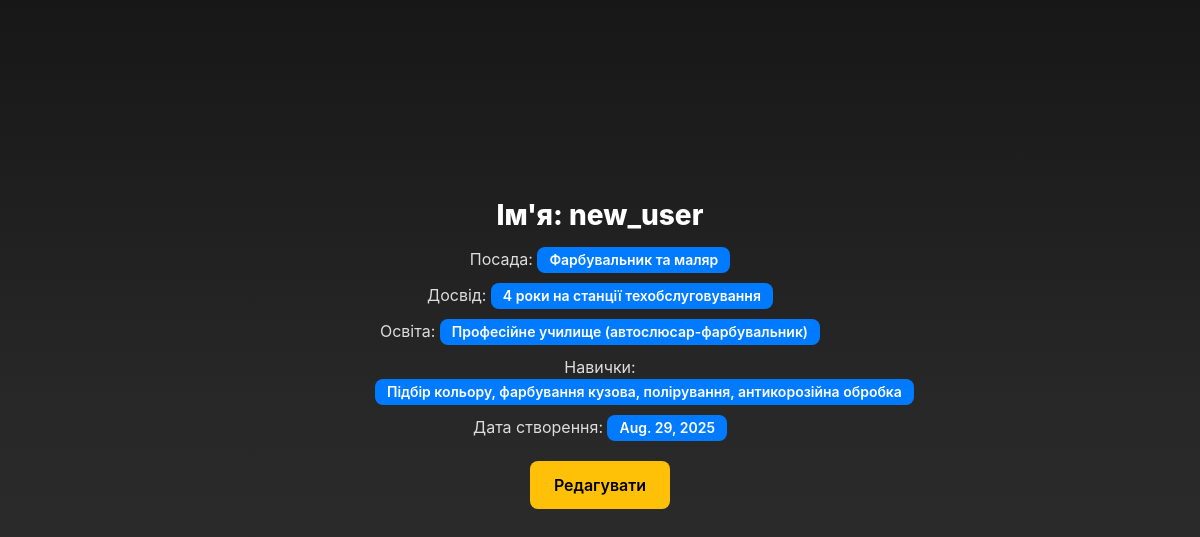
The page /11/resume on the database its author committed.
### tasks/models.py (models this page shows, shortened)
class Resume(models.Model):
    STATUS_CHOICES = [
        ("new", "Нове"),
        ("accepted", "Прийнято"),
        ("rejected", "Відхилено"),
    ]
    status = models.CharField(max_length=10, choices=STATUS_CHOICES, default='new')
    user = models.ForeignKey(CustomUser, on_delete=models.CASCADE, related_name="resumes")
    title = models.CharField(max_length=200)
    experience = models.TextField()
    education = models.CharField(max_length=150, blank=True)
    skils = models.TextField()
    data_create =  models.DateField(auto_now_add=True)

class CustomUser(AbstractUser):
    ROLE_CHOICES = [
        ("admin", "Адміністратор"),
        ("user", "Користувач"),
    ]
    username = models.CharField(max_length=50, unique=True)
    passport = models.CharField(max_length=20, blank=True)
    email = models.EmailField(unique=True)
    phone = models.CharField(max_length=20, blank=True)
    role = models.CharField(max_length=20, choices=ROLE_CHOICES, default="user")

### tasks/views.py (the view)
# urls.py: path("<int:pk>/resume", views.TaskDetailViewResume.as_view(), name="task-detail-resume"),
class TaskDetailViewResume(DetailView):
    model = models.Resume
    context_object_name = "resume"
    template_name = 'tasks/task_detail_resume.html'

### task_treking/templates/tasks/task_detail_resume.html (shortened to what this page needs)
{% extends 'tasks/base.html' %}
{% block content %}
<div class="task-detail-wrapper-777">
  <div class="task-detail-card-777">
    <h2>Ім'я: {{ resume.user.username }}</h2>
    <p>Посада: <span class="badge badge-primary">{{ resume.title }}</span></p>
    <p>Досвід: <span class="badge badge-primary">{{ resume.experience }}</span></p>
    <p>Освіта: <span class="badge badge-primary">{{ resume.education }}</span></p>
    <p>Навички: <span class="badge badge-primary">{{ resume.skils }}</span></p>
    <p>Дата створення: <span class="badge badge-primary">{{ resume.data_create }}</span></p>
    <div class="task-btns-777">
      <a href="{% url 'tasks:task-update-resume' resume.id %}" class="btn-custom btn-warning">Редагувати</a>
    </div>
  </div>
</div>
{% endblock %}

### task_treking/templates/tasks/task_detail_resume.html (style rules this page uses)
.task-detail-wrapper-777 { display: flex; flex-direction: column; align-items: center; justify-content: center; min-height: calc(100vh - 140px); padding: 30px; color: #fff; }
.task-detail-card-777 { padding: 25px; border-radius: 15px; width: 100%; max-width: 500px; text-align: center; }
.task-detail-card-777 h2 { font-size: 28px; font-weight: 800; margin-bottom: 15px; color: #fff; }
.task-detail-card-777 p { font-size: 16px; margin-bottom: 10px; color: #ddd; }
.badge { padding: 6px 12px; border-radius: 8px; font-size: 14px; font-weight: 600; }
.badge-primary { background: #007bff; color: #fff; }
.task-btns-777 { display: flex; justify-content: center; gap: 15px; margin-top: 20px; }
.task-btns-777 .btn-custom { border: none; border-radius: 8px; padding: 12px 24px; font-size: 16px; font-weight: 600; text-decoration: none; transition: transform 0.2s, opacity 0.2s, box-shadow 0.2s; }
.btn-warning { background: #ffc107; color: #000; }

### task_treking/templates/tasks/base.html (style rules this page uses)
body { background: linear-gradient(to bottom, hsl(0, 0%, 9%), #282828, #2f2f2f); min-height: 100vh; color: white; }

### rows shown on the page
Resume: user.username "new_user", title "Фарбувальник та маляр", experience "4 роки на станції техобслуговування", education "Професійне училище (автослюсар-фарбувальник)", skils "Підбір кольору, фарбування кузова, полірування, антикорозійна обробка", data_create "Aug. 29, 2025"
